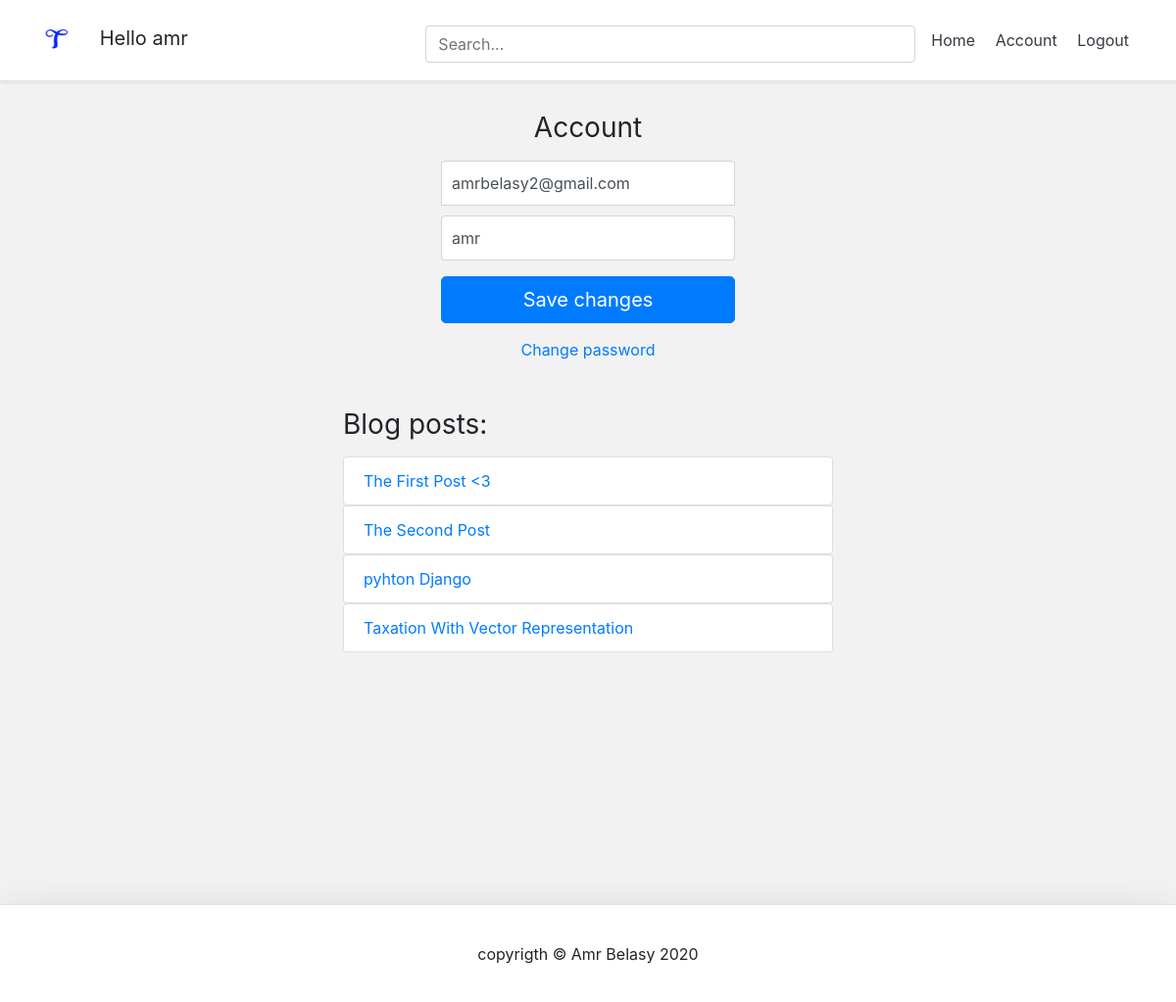
The app's page /account/ (signed in) with its own data.
### account/models.py (models this page shows, shortened)
class Account(AbstractBaseUser):
    email                   = models.EmailField(verbose_name="email", max_length=60, unique=True)
    username                = models.CharField(max_length=30, unique=True)
    date_joined             = models.DateTimeField(verbose_name="date joined", auto_now_add=True)
    last_login              = models.DateTimeField(verbose_name="last login", auto_now=True)
    is_admin                = models.BooleanField(default=False)
    is_active               = models.BooleanField(default=True)
    is_staff                = models.BooleanField(default=False)
    is_superuser            = models.BooleanField(default=False)
    objects = MyAccountManager()
    USERNAME_FIELD = 'email'
    REQUIRED_FIELDS = ['username']

### blog/models.py (models this page shows)
class BlogPost(models.Model):
	title 					= models.CharField(max_length=50, null=False, blank=False)
	body 					= models.TextField(max_length=500, null=False, blank=False)
	image		 			= models.ImageField(upload_to=upload_location, null=True, blank=True)
	date_published 			= models.DateTimeField(auto_now_add=True, verbose_name="date published")
	date_updated 			= models.DateTimeField(auto_now=True, verbose_name="date updated")
	author 					= models.ForeignKey(settings.AUTH_USER_MODEL, on_delete=models.CASCADE)
	slug 					= models.SlugField(blank=True, unique=True)
	def __str__(self):
		return self.title

### account/views.py (the view)
# urls.py: path('account/', account_view, name="account"),
def account_view(request):
	if not request.user.is_authenticated:
			return redirect("login")
	context = {}
	if request.POST:
		form = AccountUpdateForm(request.POST, instance=request.user)
		if form.is_valid():
			form.initial = {
					"email": request.POST['email'],
					"username": request.POST['username'],
			}
			form.save()
			context['success_message'] = "Updated"
	else:
		form = AccountUpdateForm(
			initial={
					"email": request.user.email,
					"username": request.user.username,
				}
			)
	context['account_form'] = form
	blog_posts = BlogPost.objects.filter(author=request.user)
	context['blog_posts'] = blog_posts
	return render(request, "account/account.html", context)

### account/forms.py (shortened to what this page needs)
class AccountUpdateForm(forms.ModelForm):
	class Meta:
		model = Account
		fields = ('email', 'username')

### account/templates/account/account.html (shortened to what this page needs)
{% extends 'base.html' %}
{% block content %}
<form class="form-signin" method="post">{% csrf_token %}
  <h1 class="h3 mb-3 font-weight-normal">Account</h1>
  <input type="email" name="email" id="inputEmail" class="form-control" placeholder="Email address" required autofocus value={{account_form.initial.email}}>
  <input type="text" name="username" id="inputUsername" class="form-control" placeholder="Username" required
  value="{{account_form.initial.username}}">
  <button class="btn btn-lg btn-primary btn-block" type="submit">Save changes</button>
</form>
<div class="d-flex flex-column">
        <a class="m-auto" href="{% url 'password_change' %}">Change password</a>
</div>
<div class="container mt-4 p-4">
    <div class="row">
      <div class="blog-posts">
        <h3 class="mb-3 font-weight-normal">Blog posts:</h3>
        {% if blog_posts %}
          <ul class="list-group">
          {% for post in blog_posts %}
            <a href="{% url 'blog:detail' post.slug %}" style="text-decoration: none;"><li class="list-group-item">{{post}}</li></a>
          {% endfor %}
          </ul>
        {% else %}
          <p>You have no blog posts. Create a post <a href="{% url 'blog:create' %}">here</a>.</p>
        {% endif %}
      </div>
    </div>
  </div>
{% endblock content %}

### templates/snippets/header.html (shortened to what this page needs)
{% load static %}
<div class="d-flex flex-column flex-md-row align-items-center p-3 px-md-4 mb-3 bg-white border-bottom shadow-sm">
  <h5 class="my-0 mr-md-auto font-weight-normal">
    {% if request.user.is_authenticated %}
    <img src="{% static 'logo2.png' %}" width="72" height="50">
  		Hello {{request.user.username}}
  	{% endif %}
  </h5>
  <div class="search-bar mt-sm-2 mr-2">
  	<form method="get">
  		<input class="form-control"  type="text" name="q" id="id_q" placeholder="Search...">
  	</form>
  </div>
  <nav class="my-2 my-md-0 mr-md-3">
  	{% if request.user.is_authenticated %}
	  	<a class="p-2 text-dark" href="{% url 'home' %}">Home</a>
	    <a class="p-2 text-dark" href="{% url 'account' %}">Account</a>
	    <a class="p-2 text-dark" href="{% url 'logout' %}">Logout</a>
	{% else %}
		<a class="p-2 text-dark" href="{% url 'home' %}">Home</a>
	    <a class="p-2 text-dark" href="{% url 'login' %}">Login</a>
	    <a class="btn btn-outline-primary" href="{% url 'register' %}">Register</a>
	{% endif %}
  </nav>
</div>

### templates/snippets/header.html (style rules this page uses)
@media (min-width: 768px) { html { font-size: 16px; } }
.search-bar { max-width: 500px; width: 100%; }
form { width: 100%; }

### templates/snippets/base_css.html (style rules this page uses)
body { background-color: #f2f2f2; }

### account/templates/account/account.html (style rules this page uses)
.form-signin { width: 100%; max-width: 330px; padding: 15px; margin: auto; }
.form-signin .form-control { position: relative; box-sizing: border-box; height: auto; padding: 10px; font-size: 16px; }
.form-signin input[type="email"] { margin-bottom: 10px; border-bottom-right-radius: 0; border-bottom-left-radius: 0; }
.h3 { text-align: center; }
.blog-posts { max-width: 500px; width: 100%; margin: auto; }

### records on screen
Account: user.username "amr", email "amrbelasy2@gmail.com", username "amr"
BlogPost: title "The First Post <3"
BlogPost: title "The Second Post"
BlogPost: title "pyhton Django"
BlogPost: title "Taxation With Vector Representation"
